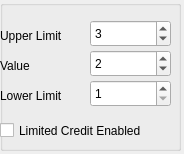
<?xml version="1.0" encoding="UTF-8"?>
<ui version="4.0">
 <class>ValueWidget</class>
 <widget class="QWidget" name="ValueWidget">
  <property name="geometry">
   <rect>
    <x>0</x>
    <y>0</y>
    <width>184</width>
    <height>154</height>
   </rect>
  </property>
  <property name="windowTitle">
   <string>Form</string>
  </property>
  <widget class="QGroupBox" name="ValueBox">
   <property name="enabled">
    <bool>true</bool>
   </property>
   <property name="geometry">
    <rect>
     <x>0</x>
     <y>0</y>
     <width>181</width>
     <height>151</height>
    </rect>
   </property>
   <property name="title">
    <string/>
   </property>
   <widget class="QSpinBox" name="ValUpLim">
    <property name="geometry">
     <rect>
      <x>90</x>
      <y>20</y>
      <width>81</width>
      <height>27</height>
     </rect>
    </property>
    <property name="minimum">
     <number>1</number>
    </property>
    <property name="value">
     <number>3</number>
    </property>
   </widget>
   <widget class="QSpinBox" name="ValVal">
    <property name="geometry">
     <rect>
      <x>90</x>
      <y>50</y>
      <width>81</width>
      <height>27</height>
     </rect>
    </property>
    <property name="wrapping">
     <bool>false</bool>
    </property>
    <property name="minimum">
     <number>1</number>
    </property>
    <property name="value">
     <number>2</number>
    </property>
   </widget>
   <widget class="QSpinBox" name="ValLowLim">
    <property name="geometry">
     <rect>
      <x>90</x>
      <y>80</y>
      <width>81</width>
      <height>27</height>
     </rect>
    </property>
    <property name="minimum">
     <number>1</number>
    </property>
   </widget>
   <widget class="QCheckBox" name="ValLimitCredit">
    <property name="geometry">
     <rect>
      <x>0</x>
      <y>110</y>
      <width>211</width>
      <height>41</height>
     </rect>
    </property>
    <property name="text">
     <string>Limited Credit Enabled</string>
    </property>
   </widget>
   <widget class="QLabel" name="label_6">
    <property name="geometry">
     <rect>
      <x>0</x>
      <y>20</y>
      <width>81</width>
      <height>31</height>
     </rect>
    </property>
    <property name="text">
     <string>Upper Limit</string>
    </property>
   </widget>
   <widget class="QLabel" name="label_7">
    <property name="geometry">
     <rect>
      <x>0</x>
      <y>50</y>
      <width>62</width>
      <height>31</height>
     </rect>
    </property>
    <property name="text">
     <string>Value</string>
    </property>
   </widget>
   <widget class="QLabel" name="label_8">
    <property name="geometry">
     <rect>
      <x>0</x>
      <y>80</y>
      <width>81</width>
      <height>31</height>
     </rect>
    </property>
    <property name="text">
     <string>Lower Limit</string>
    </property>
   </widget>
  </widget>
 </widget>
 <resources/>
 <connections/>
</ui>
